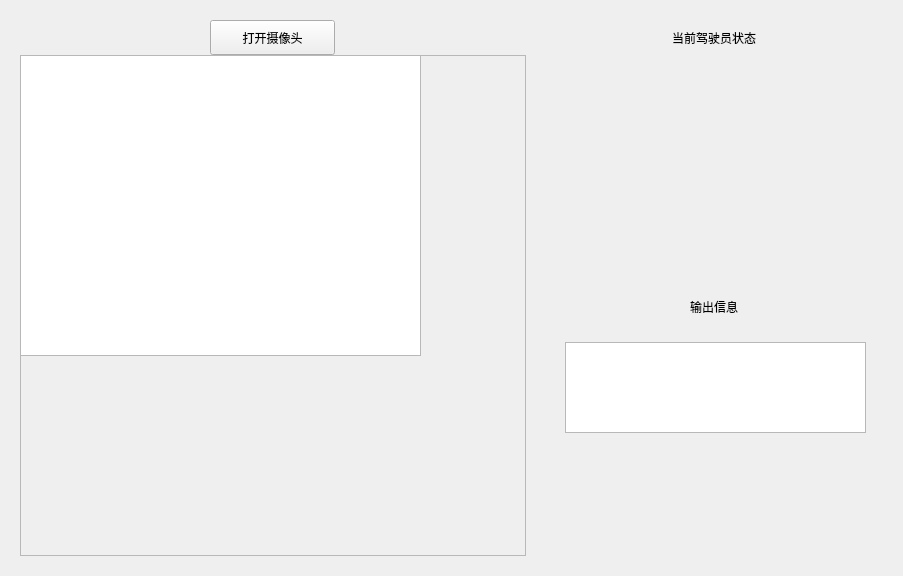
<?xml version="1.0" encoding="UTF-8"?>
<ui version="4.0">
 <class>MainPage</class>
 <widget class="QWidget" name="MainPage">
  <property name="geometry">
   <rect>
    <x>0</x>
    <y>0</y>
    <width>903</width>
    <height>576</height>
   </rect>
  </property>
  <property name="windowTitle">
   <string>Form</string>
  </property>
  <property name="styleSheet">
   <string notr="true"/>
  </property>
  <layout class="QHBoxLayout" name="horizontalLayout" stretch="3,2">
   <property name="spacing">
    <number>20</number>
   </property>
   <property name="leftMargin">
    <number>20</number>
   </property>
   <property name="topMargin">
    <number>20</number>
   </property>
   <property name="rightMargin">
    <number>20</number>
   </property>
   <property name="bottomMargin">
    <number>20</number>
   </property>
   <item>
    <layout class="QVBoxLayout" name="verticalLayout" stretch="1,0">
     <property name="spacing">
      <number>0</number>
     </property>
     <item alignment="Qt::AlignHCenter">
      <widget class="QPushButton" name="pushButton">
       <property name="sizePolicy">
        <sizepolicy hsizetype="Fixed" vsizetype="Fixed">
         <horstretch>0</horstretch>
         <verstretch>0</verstretch>
        </sizepolicy>
       </property>
       <property name="minimumSize">
        <size>
         <width>125</width>
         <height>35</height>
        </size>
       </property>
       <property name="text">
        <string>打开摄像头</string>
       </property>
       <property name="icon">
        <iconset resource="resource.qrc">
         <normaloff>:/icon/images/camera_on.png</normaloff>:/icon/images/camera_on.png</iconset>
       </property>
      </widget>
     </item>
     <item>
      <widget class="QFrame" name="videoWidget">
       <property name="sizePolicy">
        <sizepolicy hsizetype="Preferred" vsizetype="Expanding">
         <horstretch>0</horstretch>
         <verstretch>0</verstretch>
        </sizepolicy>
       </property>
       <property name="styleSheet">
        <string notr="true"/>
       </property>
       <property name="frameShape">
        <enum>QFrame::StyledPanel</enum>
       </property>
       <property name="frameShadow">
        <enum>QFrame::Raised</enum>
       </property>
       <widget class="QGraphicsView" name="graphicsView">
        <property name="geometry">
         <rect>
          <x>0</x>
          <y>0</y>
          <width>401</width>
          <height>301</height>
         </rect>
        </property>
        <property name="sizePolicy">
         <sizepolicy hsizetype="Maximum" vsizetype="Maximum">
          <horstretch>0</horstretch>
          <verstretch>0</verstretch>
         </sizepolicy>
        </property>
        <property name="minimumSize">
         <size>
          <width>0</width>
          <height>0</height>
         </size>
        </property>
        <property name="maximumSize">
         <size>
          <width>16777215</width>
          <height>16777215</height>
         </size>
        </property>
       </widget>
      </widget>
     </item>
    </layout>
   </item>
   <item>
    <layout class="QVBoxLayout" name="verticalLayout_2" stretch="3,3">
     <property name="spacing">
      <number>20</number>
     </property>
     <item>
      <widget class="QWidget" name="widget" native="true">
       <property name="styleSheet">
        <string notr="true"/>
       </property>
       <layout class="QVBoxLayout" name="verticalLayout_4">
        <item alignment="Qt::AlignHCenter|Qt::AlignTop">
         <widget class="QLabel" name="label_2">
          <property name="text">
           <string>当前驾驶员状态</string>
          </property>
         </widget>
        </item>
        <item>
         <widget class="QWidget" name="widget_5" native="true">
          <property name="sizePolicy">
           <sizepolicy hsizetype="Preferred" vsizetype="Expanding">
            <horstretch>0</horstretch>
            <verstretch>0</verstretch>
           </sizepolicy>
          </property>
         </widget>
        </item>
       </layout>
      </widget>
     </item>
     <item>
      <widget class="QWidget" name="widget_2" native="true">
       <property name="styleSheet">
        <string notr="true"/>
       </property>
       <layout class="QVBoxLayout" name="verticalLayout_3">
        <property name="topMargin">
         <number>0</number>
        </property>
        <item alignment="Qt::AlignHCenter|Qt::AlignTop">
         <widget class="QLabel" name="label">
          <property name="maximumSize">
           <size>
            <width>125</width>
            <height>35</height>
           </size>
          </property>
          <property name="text">
           <string>输出信息</string>
          </property>
         </widget>
        </item>
        <item>
         <widget class="QWidget" name="widget_4" native="true">
          <property name="sizePolicy">
           <sizepolicy hsizetype="Preferred" vsizetype="Expanding">
            <horstretch>0</horstretch>
            <verstretch>0</verstretch>
           </sizepolicy>
          </property>
          <widget class="QChartView" name="chartview">
           <property name="geometry">
            <rect>
             <x>10</x>
             <y>20</y>
             <width>301</width>
             <height>91</height>
            </rect>
           </property>
          </widget>
         </widget>
        </item>
       </layout>
      </widget>
     </item>
    </layout>
   </item>
  </layout>
 </widget>
 <customwidgets>
  <customwidget>
   <class>QChartView</class>
   <extends>QGraphicsView</extends>
   <header>QtCharts</header>
  </customwidget>
 </customwidgets>
 <resources>
  <include location="resource.qrc"/>
 </resources>
 <connections/>
</ui>
